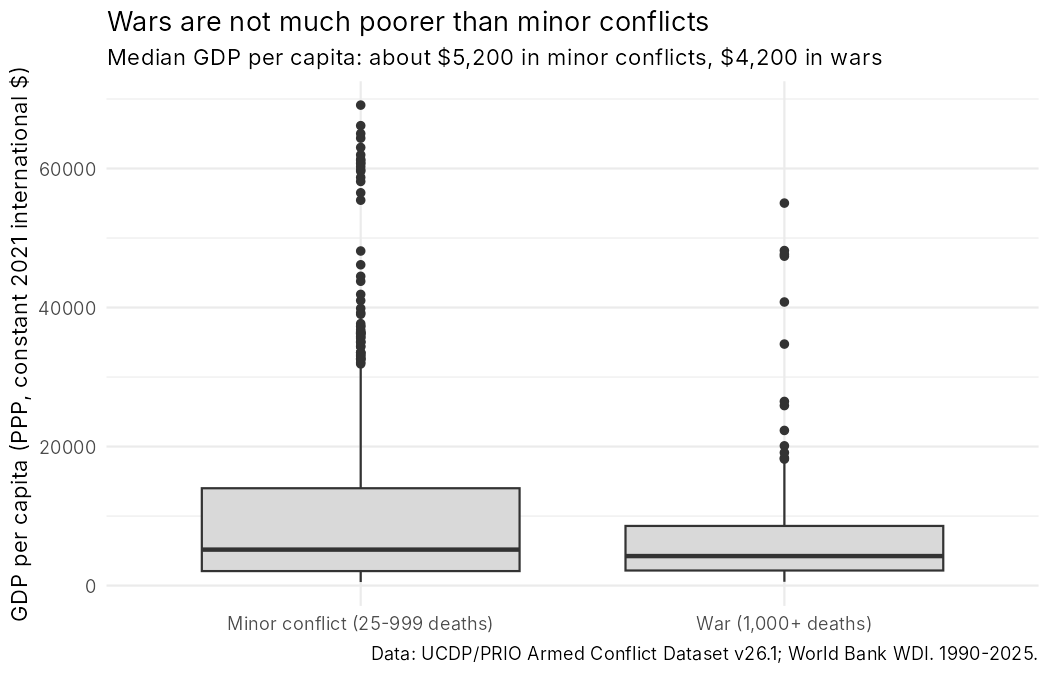

R code for this plot:
# Figure 2
library(dplyr)
library(ggplot2)

d <- read.csv("data/lab2_full_table.csv")

# Keep the country-years with an internal conflict
conflict_years <- d %>% filter(conflict == 1)

# UCDP intensity: 1 = 25 to 999 battle deaths in the year, 2 = 1,000 or more
conflict_years <- conflict_years %>%
  mutate(intensity = ifelse(max_intensity == 2,
                            "War (1,000+ deaths)",
                            "Minor conflict (25-999 deaths)"))

ggplot(conflict_years, aes(x = intensity, y = gdppc)) +
  geom_boxplot(fill = "grey85") +
  labs(title = "Wars are not much poorer than minor conflicts",
       subtitle = "Median GDP per capita: about $5,200 in minor conflicts, $4,200 in wars",
       x = NULL,
       y = "GDP per capita (PPP, constant 2021 international $)",
       caption = "Data: UCDP/PRIO Armed Conflict Dataset v26.1; World Bank WDI. 1990-2025.") +
  theme_minimal()

ggsave("figure_2.png", width = 7, height = 4.5, dpi = 150, bg = "white")
